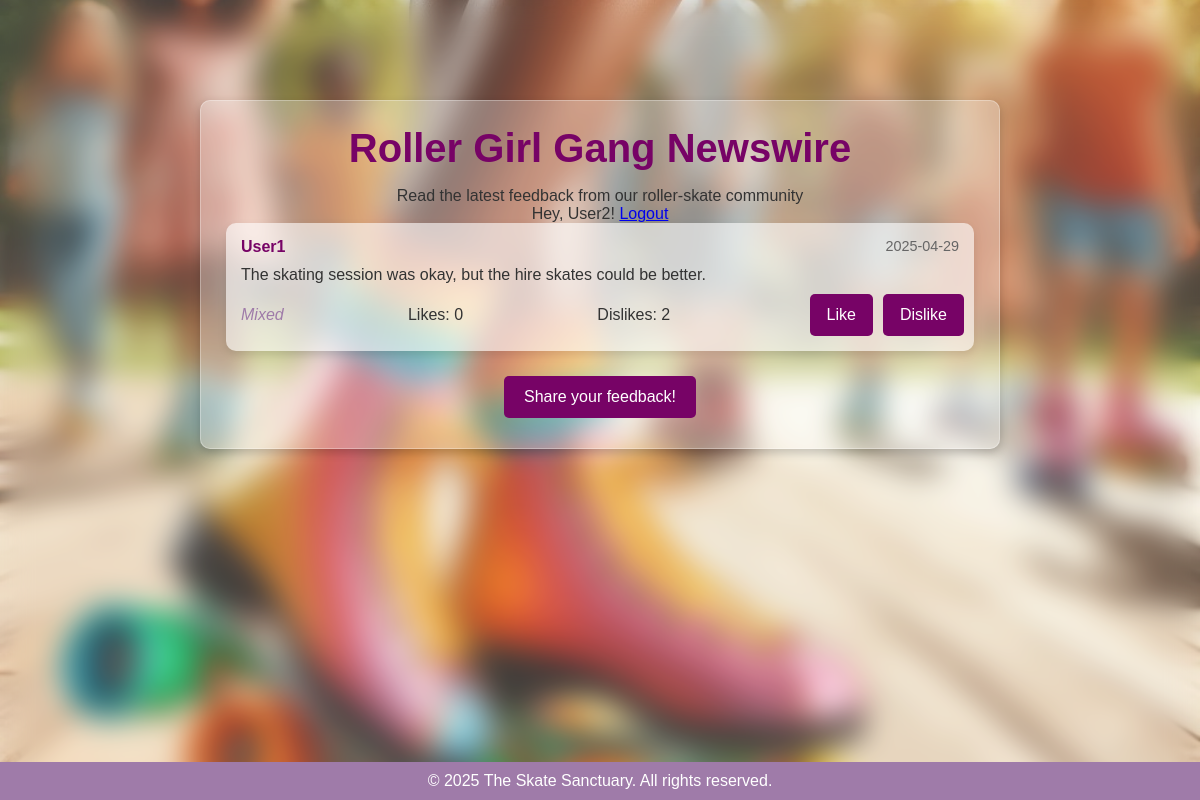
The page /newswire (signed in) on the database its author committed.
### app.py (models this page shows, shortened)
class RegularUser(UserMixin, db.Model):
    id = db.Column(db.Integer, primary_key=True)
    username = db.Column(db.String(150), unique=True, nullable=False)
    password = db.Column(db.String(255), nullable=False)  # Increased length for hashed passwords
    reviews = db.relationship('Review', backref='user', lazy=True)
    interactions = db.relationship('Review', secondary=likes_dislikes, backref='user_interacted', lazy=True)

class Review(db.Model):
    id = db.Column(db.Integer, primary_key=True)
    firstName = db.Column(db.String(80), nullable=False)
    lastName = db.Column(db.String(80), nullable=False)
    email = db.Column(db.String(120), nullable=False)
    review = db.Column(db.Text, nullable=False)
    likes = db.Column(db.Integer, default=0)
    dislikes = db.Column(db.Integer, default=0)
    user_id = db.Column(db.Integer, db.ForeignKey('regular_user.id'), nullable=False)
    sentiment = db.Column(db.String(20), nullable=True)
    created_at = db.Column(db.DateTime, default=datetime.utcnow)
    updated_at = db.Column(db.DateTime, default=datetime.utcnow, onupdate=datetime.utcnow)

### app.py (the view)
@app.route("/newswire")
def newswire():
    reviews = Review.query.all()
    like_form = LikeDislikeForm()
    dislike_form = LikeDislikeForm()
    return render_template("newswire.html", reviews=reviews, like_form=like_form, dislike_form=dislike_form)

### app.py
class LikeDislikeForm(FlaskForm):
    submit = SubmitField('')

### app.py (called while the page is built)
@login_manager.user_loader
def load_user(user_id):
    user_type = session.get('user_type')
    print(f"Loading user with ID: {user_id}, Type: {user_type}")
    if user_type == 'admin':
        return Admin.query.get(int(user_id))
    return RegularUser.query.get(int(user_id))

### templates/newswire.html (shortened to what this page needs)
<!DOCTYPE html>
<html lang="en">
<head>
    <link rel="stylesheet" href="{{ url_for('static', filename='style.css') }}">
</head>
<body>
    <div class="newswire-container">
        <h1>Roller Girl Gang Newswire</h1>
        <p>Read the latest feedback from our roller-skate community</p>
        {% if current_user.is_authenticated %}
            <p>Hey, {{ current_user.username }}! <a href="{{ url_for('user_logout') }}">Logout</a></p>
        {% else %}
            <p>Hey, Guest! <a href="{{ url_for('user_login') }}">Login</a></p>
        {% endif %}
        {% if reviews %}
            {% for review in reviews %}
                <div class="review-card">
                    <div class="review-header">
                        <span class="review-name">{{ review.user.username if review.user else 'Anonymous' }}</span>
                        <span class="review-date">{{ review.created_at.strftime('%Y-%m-%d') }}</span>
                    </div>
                    <p class="review-text">{{ review.review }}</p>
                    <div class="review-footer">
                        <span class="review-sentiment">{{ review.sentiment or 'N/A' }}</span>
                        <span class="review-likes">Likes: {{ review.likes }}</span>
                        <span class="review-dislikes">Dislikes: {{ review.dislikes }}</span>
                        <div class="interaction-btns">
                            {% if current_user.is_authenticated and not current_user.is_admin %}
                                <form action="{{ url_for('like_review', review_id=review.id) }}" method="POST" style="display:inline;">
                                    {{ like_form.submit(class="like-btn", value="Like") }}
                                </form>
                                <form action="{{ url_for('dislike_review', review_id=review.id) }}" method="POST" style="display:inline;">
                                    {{ dislike_form.submit(class="dislike-btn", value="Dislike") }}
                                </form>
                            {% endif %}
                        </div>
                    </div>
                </div>
            {% endfor %}
        {% else %}
            <p>No reviews available! Be the first to leave a review!</p>
        {% endif %}
        <a href="{{ url_for('home') }}" class="btn">Share your feedback!</a>
    </div>
    <footer>
        <p>&copy; 2025 The Skate Sanctuary. All rights reserved.</p>
    </footer>
</body>
</html>

### static/style.css (style rules this page uses)
* { margin: 0; padding: 0; box-sizing: border-box; }
body { font-family: Arial, sans-serif; background: url("/static/rollerskates.jpg") no-repeat center center fixed; background-size: cover; min-height: 100vh; padding-top: 80px; text-align: center; color: #333; position: relative; display: flex; flex-direction: column; }
h1 { font-size: 2.5rem; margin-bottom: 1rem; color: #770366; }
form { display: flex; flex-direction: column; gap: 10px; }
input, textarea { width: 100%; padding: 12px; margin-bottom: 15px; border: 1px solid #ccc; border-radius: 5px; font-size: 16px; background: rgba(255, 255, 255, 0.6); transition: border-color 0.3s ease; }
input[type="submit"], button[type="submit"] { background-color: #770366; color: white; border: none; padding: 12px; font-size: 16px; cursor: pointer; border-radius: 5px; transition: background-color 0.3s ease; }
.like-btn, .dislike-btn { background-color: #770366; color: white; border: none; padding: 8px 12px; font-size: 14px; cursor: pointer; border-radius: 5px; transition: background-color 0.3s ease; margin: 0 5px; }
.download-link, .btn { background-color: #770366; color: white; padding: 12px 20px; text-decoration: none; font-size: 16px; border-radius: 5px; margin: 5px; display: inline-block; transition: background-color 0.3s ease; }
.newswire-container { width: 90%; max-width: 800px; padding: 25px; background: rgba(255, 255, 255, 0.3); box-shadow: 0px 4px 10px rgba(0, 0, 0, 0.2); border-radius: 10px; border: 1px solid rgba(255, 255, 255, 0.3); position: relative; z-index: 1; margin: 20px auto; }
.review-card { background: rgba(255, 255, 255, 0.6); padding: 15px; border-radius: 10px; box-shadow: 0px 4px 8px rgba(0, 0, 0, 0.1); margin-bottom: 20px; text-align: left; }
.review-card p { margin-bottom: 10px; font-size: 16px; }
.review-header { display: flex; justify-content: space-between; margin-bottom: 10px; }
.review-name { font-weight: bold; color: #770366; }
.review-date { color: #666; font-size: 0.9rem; }
.review-text { margin-bottom: 10px; }
.review-footer { display: flex; justify-content: space-between; align-items: center; }
.review-sentiment { color: #9F7BA9; font-style: italic; }
.review-likes, .review-dislikes { margin-right: 10px; color: #333; }
.interaction-btns { display: flex; gap: 10px; }
footer { width: 100%; text-align: center; padding: 10px; background-color: #9F7BA9; color: white; margin-top: auto; }

### rows shown on the page
RegularUser: username "User2"
Review: user "User1", created_at "2025-04-29", review "The skating session was okay, but the hire skates could be better.", sentiment "Mixed", likes "0", dislikes "2"
